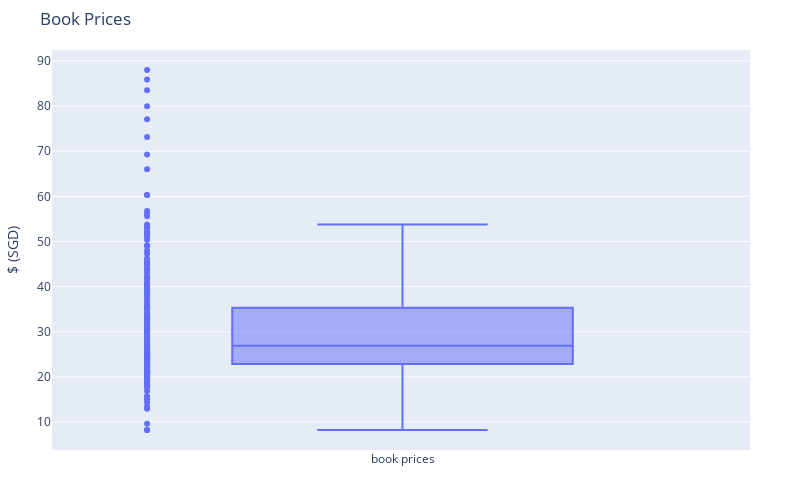

The cell this chart's notebook holds for it:
### Code cell
fig = go.Figure()
fig = fig.add_trace(go.Box(
    # Did more data fudging here by manually removing outliers. 
    # WIP - I will take note to fix this. I swear.
    y=df.price,
    name='book prices',
    text=df.scraped_title
))

# Tried to squeeze all my inputs into a single line. 
# This is not known to be a good practice as it is harder to identify the inputs used
fig.update_traces(boxpoints='all', jitter=0)
fig.update_layout(title='Book Prices', yaxis=dict(title='$ (SGD)'), autosize=False, width=800, height=500)
fig.update_layout(margin=dict(l=50, r=50, b=50, t=50, pad=0))
fig

### Figure 1 — Plotly figure (JSON) as saved in the notebook; plotly's stock layout.template omitted (floating-point values rounded to 4 significant figures; data arrays with more than 128 entries replaced by an {"elided": "..."} marker saying what was removed)
{"data": [{"boxpoints": "all", "jitter": 0, "name": "book prices", "text": {"elided": "230 str values"}, "type": "box", "y": {"elided": "230 float values"}}], "layout": {"autosize": false, "height": 500, "margin": {"b": 50, "l": 50, "pad": 0, "r": 50, "t": 50}, "title": {"text": "Book Prices"}, "width": 800, "xaxis": {"autorange": true, "range": [-0.5043, 0.5], "type": "category"}, "yaxis": {"autorange": true, "range": [3.799, 92.42], "title": {"text": "$ (SGD)"}, "type": "linear"}}}
